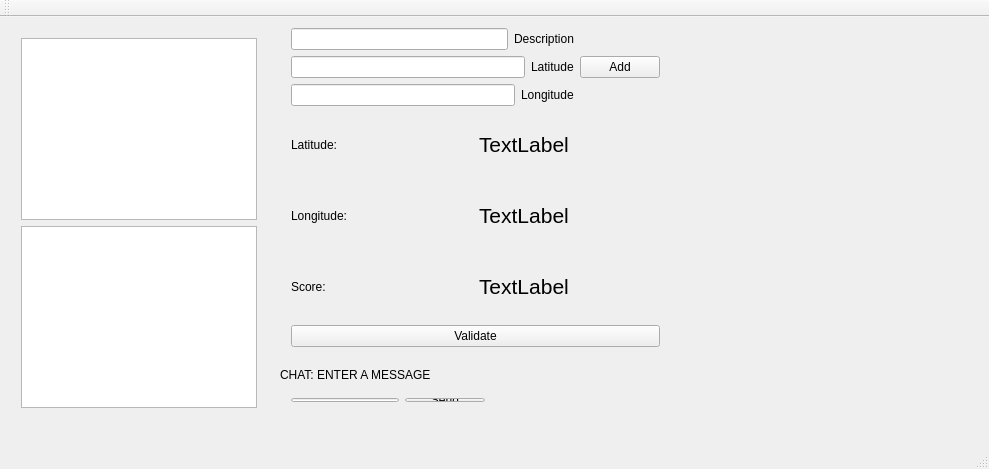
<?xml version="1.0" encoding="UTF-8"?>
<ui version="4.0">
 <class>UserViewClass</class>
 <widget class="QMainWindow" name="UserViewClass">
  <property name="geometry">
   <rect>
    <x>0</x>
    <y>0</y>
    <width>989</width>
    <height>469</height>
   </rect>
  </property>
  <property name="windowTitle">
   <string>UserView</string>
  </property>
  <widget class="QWidget" name="centralWidget">
   <widget class="QLabel" name="label_7">
    <property name="geometry">
     <rect>
      <x>280</x>
      <y>350</y>
      <width>181</width>
      <height>16</height>
     </rect>
    </property>
    <property name="text">
     <string>CHAT: ENTER A MESSAGE</string>
    </property>
   </widget>
   <widget class="QWidget" name="">
    <property name="geometry">
     <rect>
      <x>10</x>
      <y>10</y>
      <width>258</width>
      <height>392</height>
     </rect>
    </property>
    <layout class="QVBoxLayout" name="verticalLayout_2">
     <item>
      <widget class="QListWidget" name="listWidget"/>
     </item>
     <item>
      <widget class="QListWidget" name="chatWidget"/>
     </item>
    </layout>
   </widget>
   <widget class="QWidget" name="">
    <property name="geometry">
     <rect>
      <x>280</x>
      <y>370</y>
      <width>216</width>
      <height>26</height>
     </rect>
    </property>
    <layout class="QHBoxLayout" name="horizontalLayout_8">
     <item>
      <widget class="QLineEdit" name="chatLine"/>
     </item>
     <item>
      <widget class="QPushButton" name="sendButton">
       <property name="text">
        <string>Send</string>
       </property>
      </widget>
     </item>
    </layout>
   </widget>
   <widget class="QWidget" name="">
    <property name="geometry">
     <rect>
      <x>280</x>
      <y>0</y>
      <width>391</width>
      <height>341</height>
     </rect>
    </property>
    <layout class="QVBoxLayout" name="verticalLayout_4">
     <item>
      <layout class="QHBoxLayout" name="horizontalLayout_7">
       <item>
        <layout class="QVBoxLayout" name="verticalLayout_3">
         <item>
          <layout class="QHBoxLayout" name="horizontalLayout_6">
           <item>
            <widget class="QLineEdit" name="descLine"/>
           </item>
           <item>
            <widget class="QLabel" name="label_4">
             <property name="text">
              <string>Description</string>
             </property>
            </widget>
           </item>
          </layout>
         </item>
         <item>
          <layout class="QHBoxLayout" name="horizontalLayout_4">
           <item>
            <widget class="QLineEdit" name="latLine"/>
           </item>
           <item>
            <widget class="QLabel" name="label_5">
             <property name="text">
              <string>Latitude</string>
             </property>
            </widget>
           </item>
          </layout>
         </item>
         <item>
          <layout class="QHBoxLayout" name="horizontalLayout_5">
           <item>
            <widget class="QLineEdit" name="longLine"/>
           </item>
           <item>
            <widget class="QLabel" name="label_6">
             <property name="text">
              <string>Longitude</string>
             </property>
            </widget>
           </item>
          </layout>
         </item>
        </layout>
       </item>
       <item>
        <widget class="QPushButton" name="addButton">
         <property name="text">
          <string>Add</string>
         </property>
        </widget>
       </item>
      </layout>
     </item>
     <item>
      <layout class="QVBoxLayout" name="verticalLayout">
       <item>
        <layout class="QHBoxLayout" name="horizontalLayout">
         <item>
          <widget class="QLabel" name="label">
           <property name="text">
            <string>Latitude:</string>
           </property>
          </widget>
         </item>
         <item>
          <widget class="QLabel" name="latLabel">
           <property name="font">
            <font>
             <pointsize>16</pointsize>
            </font>
           </property>
           <property name="text">
            <string>TextLabel</string>
           </property>
          </widget>
         </item>
        </layout>
       </item>
       <item>
        <layout class="QHBoxLayout" name="horizontalLayout_2">
         <item>
          <widget class="QLabel" name="label_2">
           <property name="text">
            <string>Longitude:</string>
           </property>
          </widget>
         </item>
         <item>
          <widget class="QLabel" name="longLabel">
           <property name="font">
            <font>
             <pointsize>16</pointsize>
            </font>
           </property>
           <property name="text">
            <string>TextLabel</string>
           </property>
          </widget>
         </item>
        </layout>
       </item>
       <item>
        <layout class="QHBoxLayout" name="horizontalLayout_3">
         <item>
          <widget class="QLabel" name="label_3">
           <property name="text">
            <string>Score:</string>
           </property>
          </widget>
         </item>
         <item>
          <widget class="QLabel" name="scoreLabel">
           <property name="font">
            <font>
             <pointsize>16</pointsize>
            </font>
           </property>
           <property name="text">
            <string>TextLabel</string>
           </property>
          </widget>
         </item>
        </layout>
       </item>
      </layout>
     </item>
     <item>
      <widget class="QPushButton" name="pushButton">
       <property name="text">
        <string>Validate</string>
       </property>
      </widget>
     </item>
    </layout>
   </widget>
  </widget>
  <widget class="QMenuBar" name="menuBar">
   <property name="geometry">
    <rect>
     <x>0</x>
     <y>0</y>
     <width>989</width>
     <height>22</height>
    </rect>
   </property>
  </widget>
  <widget class="QToolBar" name="mainToolBar">
   <attribute name="toolBarArea">
    <enum>TopToolBarArea</enum>
   </attribute>
   <attribute name="toolBarBreak">
    <bool>false</bool>
   </attribute>
  </widget>
  <widget class="QStatusBar" name="statusBar"/>
 </widget>
 <layoutdefault spacing="6" margin="11"/>
 <resources/>
 <connections/>
</ui>
